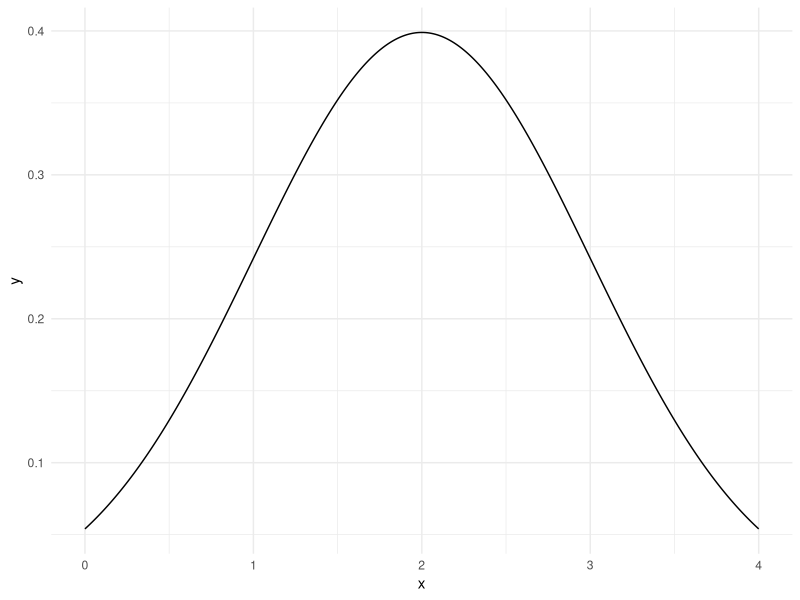
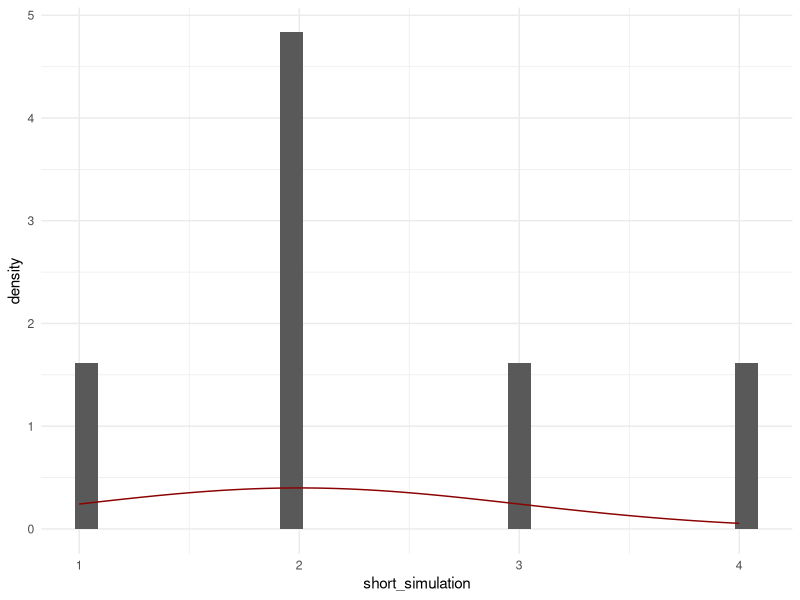

Generate these figures, in order, with R:
## ---- chunk 1
library(tidyverse)
theme_set(theme_minimal())
## ---- chunk 2

d <- data.frame(
  x = seq(from = 0, to = 4, by = 0.01)) %>%  
  mutate(
    y = dnorm(x, mean = 2, sd = 1)
    )

d %>%  
  ggplot() + 
  aes(x = x, y = y) + 
  geom_line()
## ---- chunk 3
rnorm(n = 1, mean = 2, sd = 1)
## ---- chunk 4
simulation <- replicate(
  n    = 10,      # should you change this line? 
  expr = 1 + .2   # or this line? 
  )

simulation
## ---- chunk 5
short_simulation <-  c(1,2,3,2,4,2)

true_density <- function(x) {
  dnorm(x = x, mean = 2, sd = 1)
  }

dat_hist <- data.frame(short_simulation)

dat_hist %>% 
  ggplot() + 
  geom_histogram(
    aes(x = short_simulation, y = ..density..)) + 
  stat_function(
    aes(x = short_simulation), fun = true_density, color = 'darkred')
## ---- chunk 6
rz <- function() {
  2 # Replace with your code
}
